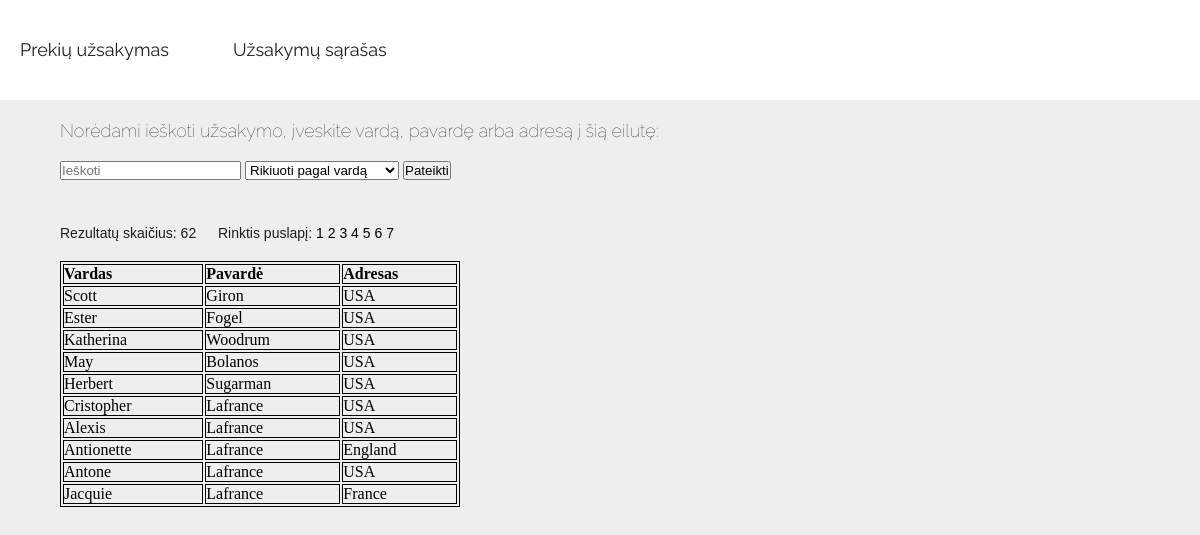
Page /sarasas.php?page=5 on the committed database.
### tables this page shows
CREATE TABLE `duomenys` (
  `id` int(11) NOT NULL AUTO_INCREMENT,
  `vardas` varchar(111) DEFAULT NULL,
  `pavarde` varchar(111) DEFAULT NULL,
  `adresas` varchar(111) DEFAULT NULL,
  KEY `id` (`id`)
);

### sarasas.php (the view, shortened to what this page needs)
<?php
include_once 'includes/dbh.php';
?>
<!DOCTYPE html>
<html>
<head>
	<link rel="stylesheet" href="style.css">
</head>
<body>
	<nav>
		<div class="wrapper">
	<ul>
	<li>
		<a href="index.php">Prekių užsakymas</a>
		<a href="sarasas.php">Užsakymų sąrašas</a>
	</li>
</ul>
</div>
</nav>
<div class="wrapper2">
<h2>Norėdami ieškoti užsakymo, įveskite vardą, pavardę arba adresą į šią eilutę:</h2>
<form method="GET" style="padding-bottom: 25px;">
	<input type="text" name="search" placeholder="Ieškoti" value="<?php if(isset($_POST['rikiavimas'])){echo $_GET['rikiavimas'] ;} ?>">
		<select name="rikiavimas">
	  <option value="varda">Rikiuoti pagal vardą</option>
	</select>
	<input type="submit" name="submit-rikiavimas" value="Pateikti" ></button>
</form>
<h3>Rezultatų skaičius: <?php
if (empty($search)){
		$totalcount = mysqli_num_rows(mysqli_query($conn, "SELECT * FROM duomenys"));
		}else{
		$totalcount = mysqli_num_rows(mysqli_query($conn, "SELECT * FROM duomenys WHERE (vardas LIKE '%$search%' OR pavarde LIKE '%$search%' OR adresas LIKE '%$search%')"));
		}
if(!empty($totalcount)){
	echo $totalcount;
}else{
	echo "Nėra tokių rezultatų";
}
?>
&emsp; Rinktis puslapį:
<?php
		if ($page = isset($_GET['page'])){
			$page = $_GET['page'];
		};
		if (empty($search)){
		$totalcount = mysqli_num_rows(mysqli_query($conn, "SELECT * FROM duomenys"));
		}else{
		$totalcount = mysqli_num_rows(mysqli_query($conn, "SELECT * FROM duomenys WHERE (vardas LIKE '%$search%' OR pavarde LIKE '%$search%' OR adresas LIKE '%$search%')"));
		}
		$a = $totalcount/10;
		$a = ceil($a)+1;
		for ($b=1; $b<$a; $b++){
			  ?><a
			  href="sarasas.php?page=<?php
			  echo $b;
			  if (!empty($rikiavimas)){
			  	echo '&rikiavimas=';
			  	echo $rikiavimas;
			  }
			  if (!empty($search)){
			  	echo '&search=';
			  	echo $search;
			  }
			  ?>"
			  style="text-decoration: none" method="_GET"><?php
			  	echo $b;
			  	 ?> </a>
			  <?php
		}
		if (empty($page) || $page == 1){
			$page = isset($_GET['page']);
			$page1 = 0;
		}else{
			$page1=($page*10)-10;
		}
if (empty($search)){
	if (isset($rikiavimas) &&  $rikiavimas =='varda'){
			$sql = "SELECT * FROM duomenys ORDER BY vardas LIMIT $page1, 10";
		}else if (isset($rikiavimas) &&  $rikiavimas =='pavarda'){
			$sql = "SELECT * FROM duomenys ORDER BY pavarde LIMIT $page1, 10";
		}else if (isset($rikiavimas) &&  $rikiavimas =='adresa'){
			$sql = "SELECT * FROM duomenys ORDER BY adresas LIMIT $page1, 10";
		}else{
			$sql = "SELECT * FROM duomenys LIMIT $page1, 10";
		}
	}
; ?> </h3>
<table>
	<tr>
		<th>Vardas</th>
		<th>Pavardė</th>
		<th>Adresas</th>
		<?php
		$results = mysqli_query($conn, $sql);
		while ($row = mysqli_fetch_assoc($results)){
			echo "<tr>";
			echo "<td>$row[vardas]</td>";
			echo "<td>$row[pavarde]</td>";
			echo "<td>$row[adresas]</td>";
			echo "</tr>";
	};
		?>
</table>
</div>
</body>
</html>

### style.css (style rules this page uses)
* { margin: 0; padding: 0; }
h2 { margin-top: 20px; margin-bottom: 20px; font-family: 'Raleway', sans-serif; font-size: 14px; font-weight: 100; text-decoration: none; color: #1e1e1e; color: #1e1e1e; text-align: center; }
h3 { margin-top: 20px; margin-bottom: 20px; font-family: 'Arial', sans-serif; font-size: 14px; font-weight: 100; text-decoration: none; color: #1e1e1e; color: #1e1e1e; }
ul li { list-style: none; display: inline-block; line-height: 100px; }
ul li a { font-family: 'Raleway', sans-serif; font-size: 14px; text-decoration: none; color: black; }
a { font-family: 'Arial', sans-serif; font-size: 14px; text-decoration: none; color: black; }
body { background-color: #eee; }
.wrapper { margin: 0 auto 0 0; width: 100%; }
.wrapper2 { width: 100%; height: 100px; }
nav { width: 100%; height: 100px; background-color: #fff; }
form { width: 90%; margin:0px auto; }
table { width: 100%; }
th { text-align: left; }
table, th, td { border:1px solid #000; }
@media only screen and (min-width: 768px) { h2 { margin-top: 20px; margin-bottom: 20px; font-family: 'Raleway', sans-serif; font-size: 18px; font-weight: 100; text-decoration: none; color: #1e1e1e; color: #1e1e1e; text-align: left; } }
@media only screen and (min-width: 768px) { ul li { list-style: none; display: inline-block; line-height: 100px; } }
@media only screen and (min-width: 768px) { ul li a { font-family: 'Raleway', sans-serif; font-size: 18px; text-decoration: none; color: #1e1e1e; padding: 0 20px; } }
@media only screen and (min-width: 768px) { body { background-color: #eee; } }
@media only screen and (min-width: 768px) { .wrapper { margin: 0 auto 0 0; width: 100%; } }
@media only screen and (min-width: 768px) { .wrapper2 { height: 100px; width: 90%; margin:0px auto; } }
@media only screen and (min-width: 768px) { nav { width: 100%; height: 100px; background-color: #fff; } }
@media only screen and (min-width: 768px) { form { width: 100%; margin:0px auto; } }
@media only screen and (min-width: 768px) { table { width: 400px; } }
@media only screen and (min-width: 768px) { th { text-align: left; } }
@media only screen and (min-width: 768px) { table, th, td { border:1px solid #000; } }

### rows in the picture
duomenys: vardas "Scott", pavarde "Giron", adresas "USA"
duomenys: vardas "Ester", pavarde "Fogel", adresas "USA"
duomenys: vardas "Katherina", pavarde "Woodrum", adresas "USA"
duomenys: vardas "May", pavarde "Bolanos", adresas "USA"
duomenys: vardas "Herbert", pavarde "Sugarman", adresas "USA"
duomenys: vardas "Cristopher", pavarde "Lafrance", adresas "USA"
duomenys: vardas "Alexis", pavarde "Lafrance", adresas "USA"
duomenys: vardas "Antionette", pavarde "Lafrance", adresas "England"
duomenys: vardas "Antone", pavarde "Lafrance", adresas "USA"
duomenys: vardas "Jacquie", pavarde "Lafrance", adresas "France"

### other values in the picture
$totalcount "62"
